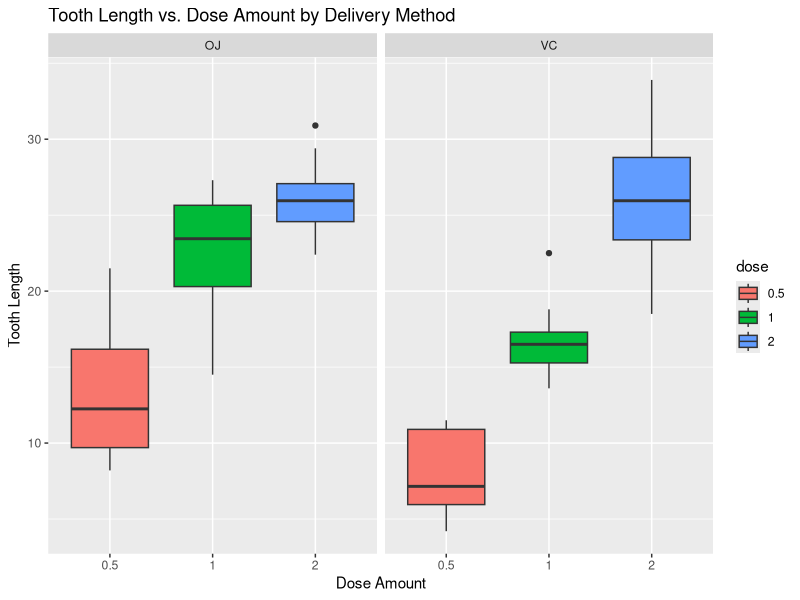
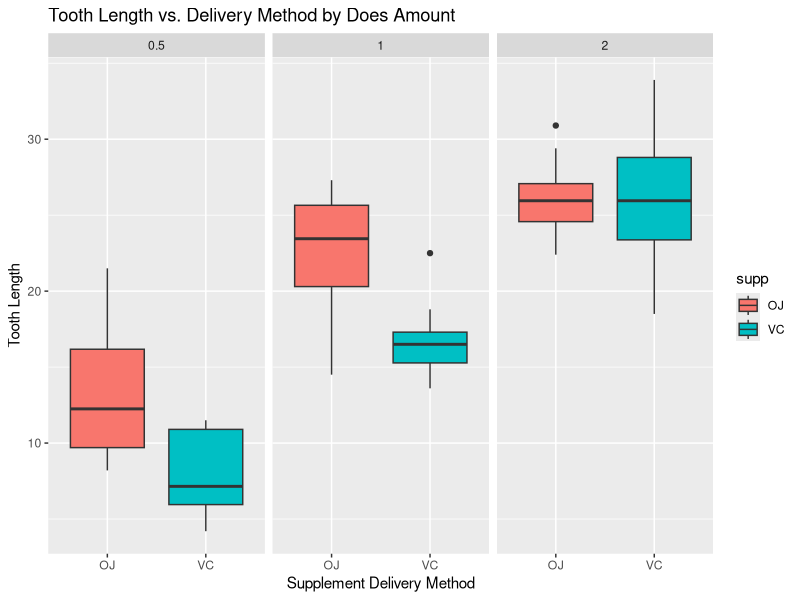

Here is the R script that generated these plots, in order:
## ---- chunk 1
knitr::opts_chunk$set(echo = TRUE)
## ---- chunk 2
# install the pacakes needed 
library(datasets)
library(ggplot2)

# load the data
data(ToothGrowth)

# explore structure of the data
str(ToothGrowth)

# summarize the data
summary(ToothGrowth)

# take a look of the first few rows of data
head(ToothGrowth)
## ---- chunk 3
# convert dose to factor
ToothGrowth$dose <- as.factor(ToothGrowth$dose)

# plot length by dose amount, broken by supplement delivery method
ggplot(aes(x = dose, y = len), data = ToothGrowth) + 
        geom_boxplot(aes(fill = dose)) +
        xlab("Dose Amount") + 
        ylab("Tooth Length") +
        facet_grid(~ supp) +
        ggtitle("Tooth Length vs. Dose Amount by Delivery Method") 
      
# plot length by supplement delivery method, broken by dose amount
ggplot(aes(x = supp, y = len), data = ToothGrowth) +
        geom_boxplot(aes(fill = supp)) +
        xlab("Supplement Delivery Method") +
        ylab("Tooth Length") +
        facet_grid(~ dose) +
        ggtitle("Tooth Length vs. Delivery Method by Does Amount")
## ---- chunk 4
# run t-test
t.test(len~supp, data = ToothGrowth)
## ---- chunk 5
# subset data per dose amount level 0.5 and 1.0
sub1 <- subset(ToothGrowth, dose %in% c(0.5, 1.0))
t.test(len~dose, data = sub1)

# subset data per dose amount level 0.5 and 2.0
sub2 <- subset(ToothGrowth, dose %in% c(0.5, 2.0))
t.test(len~dose, data = sub2)

# subset data per dose amount level 1.0 and 2.0
sub3 <- subset(ToothGrowth, dose %in% c(1.0, 2.0))
t.test(len~dose, data = sub3)
